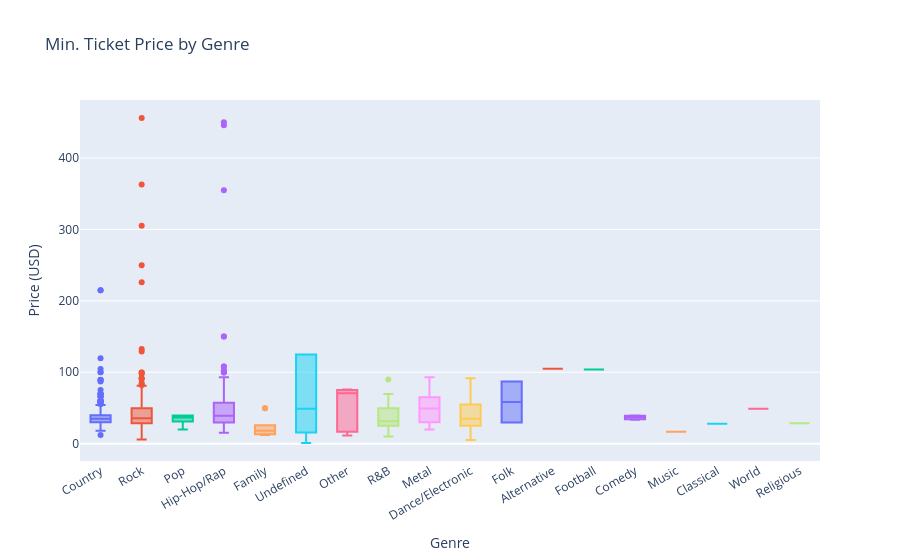

Notebook cell for this chart:
### Code cell
fig = px.box(
    df[df['minprice'] <= df['minprice'].quantile(0.99)],
    x='genre', y='minprice', color='genre',
    title='Min. Ticket Price by Genre',
    labels={'minprice': 'Price (USD)', 'genre': 'Genre'},
)
fig.update_layout(showlegend=False, xaxis_tickangle=-30)
fig.show()

### Figure 1 — Plotly figure (JSON) as saved in the notebook; plotly's stock layout.template omitted (floating-point values rounded to 4 significant figures; data arrays with more than 128 entries replaced by an {"elided": "..."} marker saying what was removed)
{"data": [{"alignmentgroup": "True", "hovertemplate": "Genre=%{x}<br>Price (USD)=%{y}<extra></extra>", "legendgroup": "Country", "marker": {"color": "#636efa"}, "name": "Country", "notched": false, "offsetgroup": "Country", "orientation": "v", "showlegend": true, "type": "box", "x": {"elided": "247 str values"}, "x0": " ", "xaxis": "x", "y": {"elided": "247 float values"}, "y0": " ", "yaxis": "y"}, {"alignmentgroup": "True", "hovertemplate": "Genre=%{x}<br>Price (USD)=%{y}<extra></extra>", "legendgroup": "Rock", "marker": {"color": "#EF553B"}, "name": "Rock", "notched": false, "offsetgroup": "Rock", "orientation": "v", "showlegend": true, "type": "box", "x": {"elided": "447 str values"}, "x0": " ", "xaxis": "x", "y": {"elided": "447 float values"}, "y0": " ", "yaxis": "y"}, {"alignmentgroup": "True", "hovertemplate": "Genre=%{x}<br>Price (USD)=%{y}<extra></extra>", "legendgroup": "Pop", "marker": {"color": "#00cc96"}, "name": "Pop", "notched": false, "offsetgroup": "Pop", "orientation": "v", "showlegend": true, "type": "box", "x": ["Pop", "Pop", "Pop", "Pop", "Pop", "Pop", "Pop", "Pop", "Pop", "Pop", "Pop", "Pop", "Pop", "Pop", "Pop", "Pop", "Pop", "Pop", "Pop", "Pop", "Pop", "Pop", "Pop", "Pop", "Pop", "Pop", "Pop", "Pop", "Pop", "Pop", "Pop", "Pop", "Pop", "Pop", "Pop", "Pop", "Pop", "Pop", "Pop", "Pop", "Pop", "Pop", "Pop"], "x0": " ", "xaxis": "x", "y": [39.5, 39.5, 39.5, 39.5, 30.0, 39.5, 35.5, 34.5, 25.0, 39.5, 35.5, 39.5, 39.5, 39.5, 36.0, 39.5, 35.5, 39.5, 39.5, 39.5, 37.0, 39.5, 35.5, 36.5, 39.5, 35.5, 35.5, 39.5, 39.5, 39.5, 25.0, 25.0, 25.0, 29.5, 25.0, 25.0, 20.0, 25.0, 25.0, 35.0, 36.0, 39.5, 37.5], "y0": " ", "yaxis": "y"}, {"alignmentgroup": "True", "hovertemplate": "Genre=%{x}<br>Price (USD)=%{y}<extra></extra>", "legendgroup": "Hip-Hop/Rap", "marker": {"color": "#ab63fa"}, "name": "Hip-Hop/Rap", "notched": false, "offsetgroup": "Hip-Hop/Rap", "orientation": "v", "showlegend": true, "type": "box", "x": {"elided": "263 str values"}, "x0": " ", "xaxis": "x", "y": {"elided": "263 float values"}, "y0": " ", "yaxis": "y"}, {"alignmentgroup": "True", "hovertemplate": "Genre=%{x}<br>Price (USD)=%{y}<extra></extra>", "legendgroup": "Family", "marker": {"color": "#FFA15A"}, "name": "Family", "notched": false, "offsetgroup": "Family", "orientation": "v", "showlegend": true, "type": "box", "x": ["Family", "Family", "Family", "Family", "Family", "Family", "Family", "Family", "Family"], "x0": " ", "xaxis": "x", "y": [18.0, 18.0, 13.2, 18.0, 13.2, 49.5, 49.5, 12.21, 13.2], "y0": " ", "yaxis": "y"}, {"alignmentgroup": "True", "hovertemplate": "Genre=%{x}<br>Price (USD)=%{y}<extra></extra>", "legendgroup": "Undefined", "marker": {"color": "#19d3f3"}, "name": "Undefined", "notched": false, "offsetgroup": "Undefined", "orientation": "v", "showlegend": true, "type": "box", "x": ["Undefined", "Undefined", "Undefined", "Undefined", "Undefined", "Undefined", "Undefined", "Undefined", "Undefined", "Undefined", "Undefined", "Undefined", "Undefined", "Undefined", "Undefined"], "x0": " ", "xaxis": "x", "y": [125.0, 49.0, 125.0, 49.0, 125.0, 1.0, 1.0, 15.0, 125.0, 125.0, 12.0, 18.0, 35.0, 125.0, 49.0], "y0": " ", "yaxis": "y"}, {"alignmentgroup": "True", "hovertemplate": "Genre=%{x}<br>Price (USD)=%{y}<extra></extra>", "legendgroup": "Other", "marker": {"color": "#FF6692"}, "name": "Other", "notched": false, "offsetgroup": "Other", "orientation": "v", "showlegend": true, "type": "box", "x": ["Other", "Other", "Other", "Other", "Other", "Other"], "x0": " ", "xaxis": "x", "y": [75.0, 75.0, 76.0, 66.0, 11.5, 16.8], "y0": " ", "yaxis": "y"}, {"alignmentgroup": "True", "hovertemplate": "Genre=%{x}<br>Price (USD)=%{y}<extra></extra>", "legendgroup": "R&B", "marker": {"color": "#B6E880"}, "name": "R&B", "notched": false, "offsetgroup": "R&B", "orientation": "v", "showlegend": true, "type": "box", "x": ["R&B", "R&B", "R&B", "R&B", "R&B", "R&B", "R&B", "R&B", "R&B", "R&B", "R&B", "R&B", "R&B", "R&B", "R&B", "R&B", "R&B", "R&B", "R&B", "R&B", "R&B", "R&B", "R&B", "R&B", "R&B", "R&B", "R&B", "R&B", "R&B", "R&B", "R&B", "R&B", "R&B", "R&B", "R&B", "R&B", "R&B", "R&B", "R&B", "R&B", "R&B", "R&B", "R&B", "R&B", "R&B", "R&B", "R&B", "R&B", "R&B", "R&B", "R&B", "R&B", "R&B", "R&B", "R&B", "R&B", "R&B", "R&B", "R&B", "R&B", "R&B", "R&B", "R&B", "R&B", "R&B", "R&B", "R&B", "R&B", "R&B", "R&B", "R&B", "R&B", "R&B", "R&B", "R&B", "R&B"], "x0": " ", "xaxis": "x", "y": [46.0, 39.5, 37.0, 35.78, 55.0, 36.5, 35.0, 54.47, 55.0, 90.0, 25.0, 44.5, 25.0, 24.0, 61.0, 16.0, 25.0, 25.0, 25.0, 25.0, 34.5, 49.5, 49.5, 59.5, 50.0, 59.99, 50.0, 25.0, 25.0, 29.99, 25.0, 27.5, 25.0, 25.0, 25.0, 10.0, 49.5, 36.65, 39.5, 30.47, 45.0, 36.5, 45.0, 53.5, 69.5, 56.5, 32.0, 39.5, 46.5, 49.5, 59.5, 42.0, 56.5, 25.0, 25.0, 29.99, 25.0, 25.0, 25.0, 61.0, 25.0, 24.0, 21.0, 25.0, 25.0, 49.5, 34.5, 25.0, 25.0, 25.0, 25.0, 25.0, 29.99, 27.5, 10.0, 25.0], "y0": " ", "yaxis": "y"}, {"alignmentgroup": "True", "hovertemplate": "Genre=%{x}<br>Price (USD)=%{y}<extra></extra>", "legendgroup": "Metal", "marker": {"color": "#FF97FF"}, "name": "Metal", "notched": false, "offsetgroup": "Metal", "orientation": "v", "showlegend": true, "type": "box", "x": ["Metal", "Metal", "Metal", "Metal", "Metal", "Metal", "Metal", "Metal", "Metal", "Metal", "Metal", "Metal", "Metal", "Metal", "Metal", "Metal", "Metal", "Metal", "Metal", "Metal", "Metal", "Metal", "Metal", "Metal", "Metal", "Metal", "Metal", "Metal", "Metal", "Metal", "Metal", "Metal", "Metal", "Metal", "Metal", "Metal", "Metal", "Metal", "Metal", "Metal", "Metal", "Metal", "Metal", "Metal"], "x0": " ", "xaxis": "x", "y": [30.0, 65.0, 30.0, 30.0, 30.0, 40.0, 62.0, 62.0, 30.0, 28.5, 28.0, 28.5, 65.0, 65.0, 65.0, 93.0, 62.0, 62.0, 30.0, 74.3, 27.5, 20.0, 34.5, 20.0, 20.0, 20.0, 30.0, 30.0, 73.65, 32.0, 32.0, 27.5, 27.5, 61.0, 58.25, 63.0, 61.0, 61.44, 70.5, 75.0, 71.5, 61.0, 65.0, 65.0], "y0": " ", "yaxis": "y"}, {"alignmentgroup": "True", "hovertemplate": "Genre=%{x}<br>Price (USD)=%{y}<extra></extra>", "legendgroup": "Dance/Electronic", "marker": {"color": "#FECB52"}, "name": "Dance/Electronic", "notched": false, "offsetgroup": "Dance/Electronic", "orientation": "v", "showlegend": true, "type": "box", "x": ["Dance/Electronic", "Dance/Electronic", "Dance/Electronic", "Dance/Electronic", "Dance/Electronic", "Dance/Electronic", "Dance/Electronic", "Dance/Electronic", "Dance/Electronic", "Dance/Electronic", "Dance/Electronic", "Dance/Electronic", "Dance/Electronic", "Dance/Electronic", "Dance/Electronic", "Dance/Electronic", "Dance/Electronic", "Dance/Electronic", "Dance/Electronic", "Dance/Electronic", "Dance/Electronic", "Dance/Electronic"], "x0": " ", "xaxis": "x", "y": [55.0, 25.0, 23.0, 30.0, 30.0, 29.5, 25.0, 55.0, 25.0, 5.0, 10.0, 55.0, 25.0, 39.5, 55.0, 55.0, 50.0, 45.0, 91.5, 47.35, 39.5, 30.0], "y0": " ", "yaxis": "y"}, {"alignmentgroup": "True", "hovertemplate": "Genre=%{x}<br>Price (USD)=%{y}<extra></extra>", "legendgroup": "Folk", "marker": {"color": "#636efa"}, "name": "Folk", "notched": false, "offsetgroup": "Folk", "orientation": "v", "showlegend": true, "type": "box", "x": ["Folk", "Folk"], "x0": " ", "xaxis": "x", "y": [87.16, 29.5], "y0": " ", "yaxis": "y"}, {"alignmentgroup": "True", "hovertemplate": "Genre=%{x}<br>Price (USD)=%{y}<extra></extra>", "legendgroup": "Alternative", "marker": {"color": "#EF553B"}, "name": "Alternative", "notched": false, "offsetgroup": "Alternative", "orientation": "v", "showlegend": true, "type": "box", "x": ["Alternative"], "x0": " ", "xaxis": "x", "y": [105.0], "y0": " ", "yaxis": "y"}, {"alignmentgroup": "True", "hovertemplate": "Genre=%{x}<br>Price (USD)=%{y}<extra></extra>", "legendgroup": "Football", "marker": {"color": "#00cc96"}, "name": "Football", "notched": false, "offsetgroup": "Football", "orientation": "v", "showlegend": true, "type": "box", "x": ["Football"], "x0": " ", "xaxis": "x", "y": [104.0], "y0": " ", "yaxis": "y"}, {"alignmentgroup": "True", "hovertemplate": "Genre=%{x}<br>Price (USD)=%{y}<extra></extra>", "legendgroup": "Comedy", "marker": {"color": "#ab63fa"}, "name": "Comedy", "notched": false, "offsetgroup": "Comedy", "orientation": "v", "showlegend": true, "type": "box", "x": ["Comedy", "Comedy", "Comedy", "Comedy", "Comedy"], "x0": " ", "xaxis": "x", "y": [33.45, 34.5, 37.5, 39.0, 39.5], "y0": " ", "yaxis": "y"}, {"alignmentgroup": "True", "hovertemplate": "Genre=%{x}<br>Price (USD)=%{y}<extra></extra>", "legendgroup": "Music", "marker": {"color": "#FFA15A"}, "name": "Music", "notched": false, "offsetgroup": "Music", "orientation": "v", "showlegend": true, "type": "box", "x": ["Music"], "x0": " ", "xaxis": "x", "y": [16.8], "y0": " ", "yaxis": "y"}, {"alignmentgroup": "True", "hovertemplate": "Genre=%{x}<br>Price (USD)=%{y}<extra></extra>", "legendgroup": "Classical", "marker": {"color": "#19d3f3"}, "name": "Classical", "notched": false, "offsetgroup": "Classical", "orientation": "v", "showlegend": true, "type": "box", "x": ["Classical"], "x0": " ", "xaxis": "x", "y": [28.0], "y0": " ", "yaxis": "y"}, {"alignmentgroup": "True", "hovertemplate": "Genre=%{x}<br>Price (USD)=%{y}<extra></extra>", "legendgroup": "World", "marker": {"color": "#FF6692"}, "name": "World", "notched": false, "offsetgroup": "World", "orientation": "v", "showlegend": true, "type": "box", "x": ["World", "World"], "x0": " ", "xaxis": "x", "y": [49.0, 49.0], "y0": " ", "yaxis": "y"}, {"alignmentgroup": "True", "hovertemplate": "Genre=%{x}<br>Price (USD)=%{y}<extra></extra>", "legendgroup": "Religious", "marker": {"color": "#B6E880"}, "name": "Religious", "notched": false, "offsetgroup": "Religious", "orientation": "v", "showlegend": true, "type": "box", "x": ["Religious"], "x0": " ", "xaxis": "x", "y": [28.5], "y0": " ", "yaxis": "y"}], "layout": {"boxmode": "overlay", "legend": {"title": {"text": "Genre"}, "tracegroupgap": 0}, "showlegend": false, "title": {"text": "Min. Ticket Price by Genre"}, "xaxis": {"anchor": "y", "categoryarray": ["Country", "Rock", "Pop", "Hip-Hop/Rap", "Family", "Undefined", "Other", "R&B", "Metal", "Dance/Electronic", "Folk", "Alternative", "Football", "Comedy", "Music", "Classical", "World", "Religious"], "categoryorder": "array", "domain": [0.0, 1.0], "tickangle": -30, "title": {"text": "Genre"}}, "yaxis": {"anchor": "x", "domain": [0.0, 1.0], "title": {"text": "Price (USD)"}}}}
